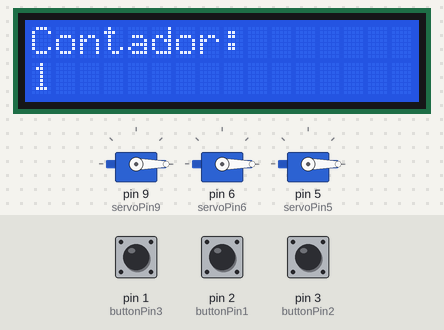
A sketch run on a simulated Arduino Uno, built with avr-gcc and run on an emulated ATmega328P. On the bench: 16×2 character LCD, 3 × servo. The test bench sets the inputs (shaded band); at power-on: pin 1 (buttonPin3) LOW, pin 2 (buttonPin1) LOW, pin 3 (buttonPin2) LOW.

Above: at 1.2 s.
1.3 s: pin 1 (buttonPin3) pulled HIGH for 0.15 s
At 1.7 s:
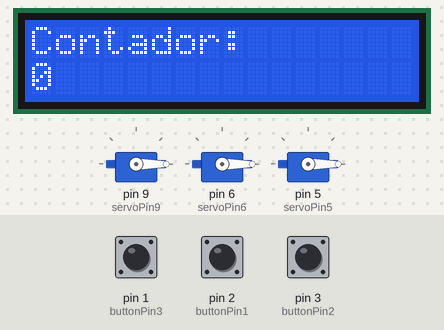
2.9 s: pin 2 (buttonPin1) pulsed HIGH 5 times (0.12 s each, 0.3 s apart)
At 5.0 s:
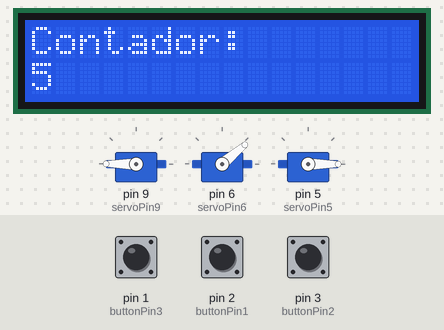
5.9 s: pin 2 (buttonPin1) pulled HIGH for 0.15 s
At 6.4 s:
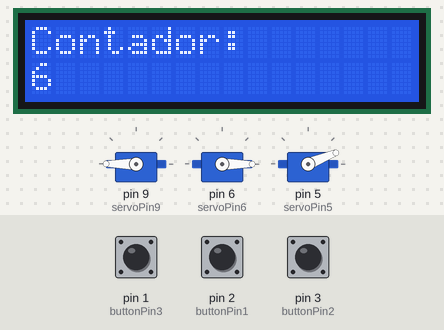
7.5 s: pin 2 (buttonPin1) pulled HIGH for 1 s
At 8.8 s:
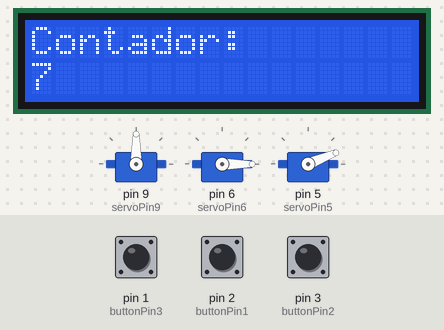
10.0 s: pin 2 (buttonPin1) pulled HIGH for 0.15 s
At 10.7 s:
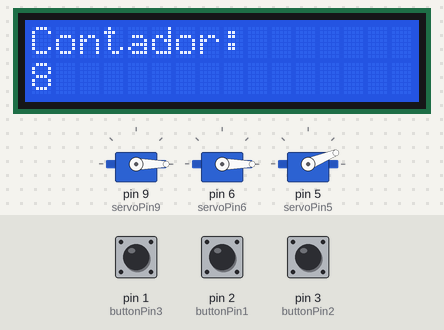
11.6 s: pin 1 (buttonPin3) pulled HIGH for 1 s
At 13.1 s:
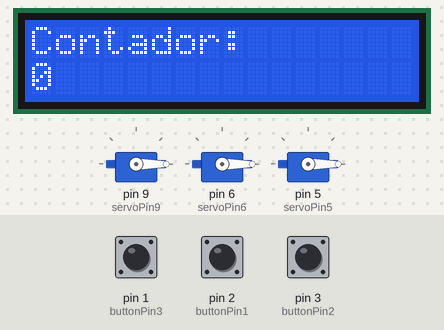
Timing chart, 0 to 14.6 s (numbered marks = the images above; inputs shaded):
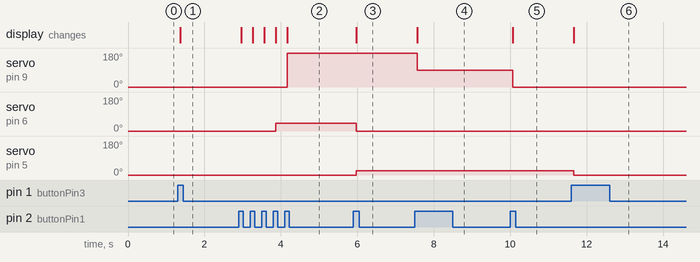

Measured:
- after the input at 1.3 s, the display: changes after 0.07 s (image 1)
- after the input at 2.9 s, servo on pin 9 (servoPin9): 0° → 180° after 1.3 s; servo on pin 6 (servoPin6): 0° → 40° after 0.97 s; the display: first changes after 0.07 s (image 2 shows a later state)
- after the input at 5.9 s, servo on pin 6 (servoPin6): 40° → 0° after 0.07 s; servo on pin 5 (servoPin5): 0° → 22° after 0.07 s; the display: changes after 0.07 s (image 3)
- after the input at 7.5 s, servo on pin 9 (servoPin9): 180° → 90° after 0.07 s; the display: changes after 0.07 s (image 4)
- after the input at 10.0 s, servo on pin 9 (servoPin9): 90° → 0° after 0.07 s; the display: changes after 0.07 s (image 5)
- after the input at 11.6 s, servo on pin 5 (servoPin5): 22° → 0° after 0.07 s; the display: changes after 0.07 s (image 6)

The sketch:

ContadorConServos.ino
```cpp
#include <Wire.h>
#include <LiquidCrystal_I2C.h>
#include <Servo.h> // Librería para los servos

LiquidCrystal_I2C lcd(0x27, 16, 2); // Dirección I2C de la pantalla LCD
const int buttonPin1 = 2;           // Pin al que está conectado el botón 1
const int buttonPin2 = 3;           // Pin al que está conectado el botón 2
const int buttonPin3 = 1;           // Pin al que está conectado el botón 3 (para reiniciar el contador)
int counter = 1;                    // Contador inicializado en 1
int lastButtonState1 = LOW;         // Estado anterior del botón 1
int currentButtonState1 = LOW;      // Estado actual del botón 1
int lastButtonState2 = LOW;         // Estado anterior del botón 2
int currentButtonState2 = LOW;      // Estado actual del botón 2
int lastButtonState3 = LOW;         // Estado anterior del botón 3
int currentButtonState3 = LOW;      // Estado actual del botón 3

Servo servoPin9; // Servo conectado al pin 9
Servo servoPin6; // Servo conectado al pin 6
Servo servoPin5; // Servo Futaba conectado al pin 5

void setup() {
  lcd.init();
  lcd.backlight();
  lcd.setCursor(0, 0);
  lcd.print("Contador:");
  lcd.setCursor(0, 1);
  lcd.print(counter);

  pinMode(buttonPin1, INPUT);
  pinMode(buttonPin2, INPUT);
  pinMode(buttonPin3, INPUT);

  // Inicializar los servos y moverlos a 0°
  servoPin9.attach(9);
  servoPin6.attach(6);
  servoPin5.attach(5);

  servoPin9.write(0);
  servoPin6.write(0);
  servoPin5.write(0);
}

void loop() {
  currentButtonState1 = digitalRead(buttonPin1);
  currentButtonState2 = digitalRead(buttonPin2);
  currentButtonState3 = digitalRead(buttonPin3);

  if (currentButtonState1 == HIGH && lastButtonState1 == LOW) {
    delay(50); // Anti-rebote
    if (counter < 13) {
      counter++;
      lcd.setCursor(0, 1);
      lcd.print("                "); // Limpiar la línea
      lcd.setCursor(0, 1);
      lcd.print(counter);
      controlServos(); // Llamar función para controlar los servos
    }
  }

  if (currentButtonState2 == HIGH && lastButtonState2 == LOW) {
    delay(50); // Anti-rebote
    if (counter > 1) {
      counter--;
      lcd.setCursor(0, 1);
      lcd.print("                "); // Limpiar la línea
      lcd.setCursor(0, 1);
      lcd.print(counter);
      controlServos(); // Llamar función para controlar los servos
    }
  }

  if (currentButtonState3 == HIGH && lastButtonState3 == LOW) {
    delay(50); // Anti-rebote
    counter = 0; // Cambiar el contador a 0
    lcd.setCursor(0, 1);
    lcd.print("                "); // Limpiar la línea
    lcd.setCursor(0, 1);
    lcd.print(counter);

    // Mover los servos a 0°
    servoPin9.write(0);
    servoPin6.write(0);
    servoPin5.write(0);
  }

  lastButtonState1 = currentButtonState1;
  lastButtonState2 = currentButtonState2;
  lastButtonState3 = currentButtonState3;
}

void controlServos() {
  switch (counter) {
    case 4:
      servoPin6.write(40); // Servo en pin 6 a 40°
      break;
    case 5:
      servoPin9.write(180); // Servo en pin 9 a 180°
      break;
    case 6:
      servoPin6.write(0);  // Servo en pin 6 a 0°
      servoPin5.write(22); // Servo en pin 5 a 22°
      break;
    case 7:
      servoPin9.write(90); // Servo en pin 9 a -90° (mover a 90° para simular)
      break;
    case 8:
      servoPin9.write(0);  // Servo en pin 9 a 0°
      break;
    case 9:
      servoPin9.write(90); // Servo en pin 9 a 90°
      break;
    case 10:
      servoPin5.write(158); // Servo en pin 5 a -22° (mover a 158° para simular)
      break;
    case 11:
      servoPin9.write(180); // Servo en pin 9 a 180°
      break;
    case 12:
      servoPin9.write(90); // Servo en pin 9 a -90° (mover a 90° para simular)
      break;
    case 13:
      servoPin9.write(0);  // Servo en pin 9 a 0°
      break;
    default:
      break;
  }
}
```
